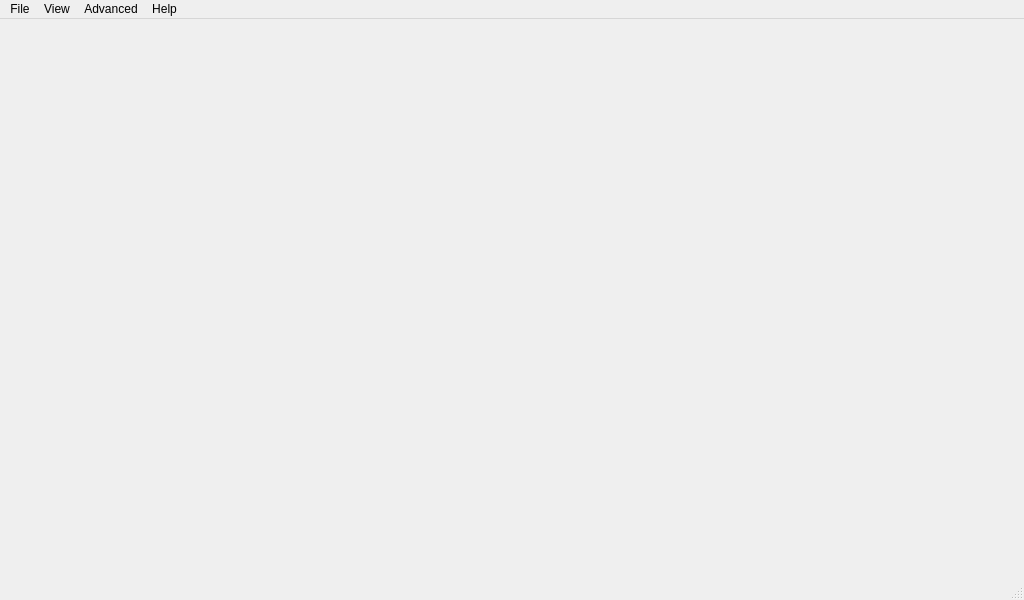
<?xml version="1.0" encoding="UTF-8"?>
<ui version="4.0">
 <class>MainWindow</class>
 <widget class="QMainWindow" name="MainWindow">
  <property name="geometry">
   <rect>
    <x>0</x>
    <y>0</y>
    <width>1024</width>
    <height>600</height>
   </rect>
  </property>
  <property name="minimumSize">
   <size>
    <width>640</width>
    <height>400</height>
   </size>
  </property>
  <property name="baseSize">
   <size>
    <width>1100</width>
    <height>800</height>
   </size>
  </property>
  <property name="mouseTracking">
   <bool>false</bool>
  </property>
  <property name="windowTitle">
   <string>MGMainWindow</string>
  </property>
  <property name="styleSheet">
   <string notr="true"/>
  </property>
  <widget class="QWidget" name="centralWidget">
   <property name="sizePolicy">
    <sizepolicy hsizetype="MinimumExpanding" vsizetype="MinimumExpanding">
     <horstretch>0</horstretch>
     <verstretch>0</verstretch>
    </sizepolicy>
   </property>
   <property name="minimumSize">
    <size>
     <width>200</width>
     <height>150</height>
    </size>
   </property>
  </widget>
  <widget class="QMenuBar" name="menuBar">
   <property name="geometry">
    <rect>
     <x>0</x>
     <y>0</y>
     <width>1024</width>
     <height>20</height>
    </rect>
   </property>
   <widget class="QMenu" name="menuMGround">
    <property name="title">
     <string>File</string>
    </property>
    <addaction name="separator"/>
    <addaction name="actionMuteAudioOutput"/>
    <addaction name="actionAdd_Link"/>
    <addaction name="actionSettings"/>
    <addaction name="separator"/>
    <addaction name="actionExit"/>
   </widget>
   <widget class="QMenu" name="menuHelp">
    <property name="title">
     <string>Help</string>
    </property>
    <addaction name="actionOnline_Documentation"/>
    <addaction name="actionProject_Roadmap"/>
    <addaction name="actionDeveloper_Credits"/>
   </widget>
   <widget class="QMenu" name="menuPerspectives">
    <property name="title">
     <string>View</string>
    </property>
    <addaction name="actionSetup"/>
    <addaction name="actionPlan"/>
    <addaction name="actionFlight"/>
    <addaction name="actionAnalyze"/>
    <addaction name="separator"/>
    <addaction name="actionFullscreen"/>
    <addaction name="actionNormal"/>
    <addaction name="separator"/>
    <addaction name="actionStatusBar"/>
   </widget>
   <widget class="QMenu" name="menuAdvanced">
    <property name="title">
     <string>Advanced</string>
    </property>
    <widget class="QMenu" name="menuTools">
     <property name="title">
      <string>Tool Widgets</string>
     </property>
     <addaction name="separator"/>
    </widget>
    <addaction name="actionExperimentalPlanView"/>
    <addaction name="actionSimulationView"/>
    <addaction name="actionLaunch_FlightGear"/>
    <addaction name="separator"/>
    <addaction name="separator"/>
    <addaction name="menuTools"/>
   </widget>
   <addaction name="menuMGround"/>
   <addaction name="menuPerspectives"/>
   <addaction name="menuAdvanced"/>
   <addaction name="menuHelp"/>
  </widget>
  <widget class="QStatusBar" name="statusBar"/>
  <action name="actionExit">
   <property name="text">
    <string>Exit</string>
   </property>
   <property name="shortcut">
    <string>Ctrl+Q</string>
   </property>
  </action>
  <action name="actionLiftoff">
   <property name="enabled">
    <bool>true</bool>
   </property>
   <property name="icon">
    <iconset resource="../../qgroundcontrol.qrc">
     <normaloff>:/res/Launch</normaloff>
     <normalon>:/res/Launch</normalon>:/res/Launch</iconset>
   </property>
   <property name="text">
    <string>Liftoff</string>
   </property>
  </action>
  <action name="actionLand">
   <property name="icon">
    <iconset resource="../../qgroundcontrol.qrc">
     <normaloff>:/res/Land</normaloff>:/res/Land</iconset>
   </property>
   <property name="text">
    <string>Land</string>
   </property>
  </action>
  <action name="actionEmergency_Land">
   <property name="icon">
    <iconset resource="../../qgroundcontrol.qrc">
     <normaloff>:/res/Kill</normaloff>:/res/Kill</iconset>
   </property>
   <property name="text">
    <string>Emergency Land</string>
   </property>
   <property name="shortcut">
    <string>Ctrl+L</string>
   </property>
  </action>
  <action name="actionEmergency_Kill">
   <property name="icon">
    <iconset resource="../../qgroundcontrol.qrc">
     <normaloff>:/res/Kill</normaloff>:/res/Kill</iconset>
   </property>
   <property name="text">
    <string>Kill UAS</string>
   </property>
   <property name="shortcut">
    <string>Ctrl+K</string>
   </property>
  </action>
  <action name="actionAdd_Link">
   <property name="text">
    <string>Manage Communication Links</string>
   </property>
  </action>
  <action name="actionOnline_Documentation">
   <property name="text">
    <string>Online Documentation</string>
   </property>
  </action>
  <action name="actionProject_Roadmap">
   <property name="text">
    <string>Project Roadmap</string>
   </property>
  </action>
  <action name="actionDeveloper_Credits">
   <property name="text">
    <string>Developer Credits</string>
   </property>
  </action>
  <action name="actionPlan">
   <property name="checkable">
    <bool>true</bool>
   </property>
   <property name="text">
    <string>Plan</string>
   </property>
  </action>
  <action name="actionAnalyze">
   <property name="checkable">
    <bool>true</bool>
   </property>
   <property name="text">
    <string>Analyze</string>
   </property>
  </action>
  <action name="actionFlight">
   <property name="checkable">
    <bool>true</bool>
   </property>
   <property name="text">
    <string>Fly</string>
   </property>
  </action>
  <action name="actionMuteAudioOutput">
   <property name="checkable">
    <bool>true</bool>
   </property>
   <property name="text">
    <string>Mute Audio Output</string>
   </property>
  </action>
  <action name="actionShutdownMAV">
   <property name="icon">
    <iconset resource="../../qgroundcontrol.qrc">
     <normaloff>:/res/Shutdown</normaloff>:/res/Shutdown</iconset>
   </property>
   <property name="text">
    <string>Shutdown MAV</string>
   </property>
   <property name="toolTip">
    <string>Shutdown the onboard computer - works not during flight</string>
   </property>
   <property name="statusTip">
    <string>Shutdown the onboard computer - works not during flight</string>
   </property>
  </action>
  <action name="actionSettings">
   <property name="text">
    <string>Settings</string>
   </property>
   <property name="toolTip">
    <string>Application settings</string>
   </property>
   <property name="menuRole">
    <enum>QAction::PreferencesRole</enum>
   </property>
  </action>
  <action name="actionFullscreen">
   <property name="checkable">
    <bool>true</bool>
   </property>
   <property name="checked">
    <bool>false</bool>
   </property>
   <property name="text">
    <string>Fullscreen</string>
   </property>
  </action>
  <action name="actionNormal">
   <property name="checkable">
    <bool>true</bool>
   </property>
   <property name="checked">
    <bool>false</bool>
   </property>
   <property name="text">
    <string>Normal</string>
   </property>
   <property name="shortcut">
    <string>Esc</string>
   </property>
  </action>
  <action name="actionSetup">
   <property name="checkable">
    <bool>true</bool>
   </property>
   <property name="text">
    <string>Setup</string>
   </property>
   <property name="toolTip">
    <string>Setup of the vehicle</string>
   </property>
   <property name="menuRole">
    <enum>QAction::NoRole</enum>
   </property>
  </action>
  <action name="actionAdvanced_Mode">
   <property name="checkable">
    <bool>true</bool>
   </property>
   <property name="text">
    <string>Advanced Mode</string>
   </property>
  </action>
  <action name="actionSimulationView">
   <property name="checkable">
    <bool>true</bool>
   </property>
   <property name="text">
    <string>HIL Simulation</string>
   </property>
  </action>
  <action name="actionStatusBar">
   <property name="checkable">
    <bool>true</bool>
   </property>
   <property name="text">
    <string>Status Bar</string>
   </property>
  </action>
  <action name="actionExperimentalPlanView">
   <property name="text">
    <string>Experimental Plan View</string>
   </property>
  </action>
  <action name="actionLaunch_FlightGear">
   <property name="text">
    <string>Launch FlightGear</string>
   </property>
  </action>
 </widget>
 <layoutdefault spacing="6" margin="11"/>
 <resources>
  <include location="../../qgroundcontrol.qrc"/>
 </resources>
 <connections>
  <connection>
   <sender>actionExit</sender>
   <signal>triggered()</signal>
   <receiver>MainWindow</receiver>
   <slot>close()</slot>
   <hints>
    <hint type="sourcelabel">
     <x>-1</x>
     <y>-1</y>
    </hint>
    <hint type="destinationlabel">
     <x>299</x>
     <y>199</y>
    </hint>
   </hints>
  </connection>
  <connection>
   <sender>actionFullscreen</sender>
   <signal>triggered()</signal>
   <receiver>MainWindow</receiver>
   <slot>showFullScreen()</slot>
   <hints>
    <hint type="sourcelabel">
     <x>-1</x>
     <y>-1</y>
    </hint>
    <hint type="destinationlabel">
     <x>399</x>
     <y>249</y>
    </hint>
   </hints>
  </connection>
  <connection>
   <sender>actionNormal</sender>
   <signal>triggered()</signal>
   <receiver>MainWindow</receiver>
   <slot>showNormal()</slot>
   <hints>
    <hint type="sourcelabel">
     <x>-1</x>
     <y>-1</y>
    </hint>
    <hint type="destinationlabel">
     <x>399</x>
     <y>249</y>
    </hint>
   </hints>
  </connection>
 </connections>
</ui>
